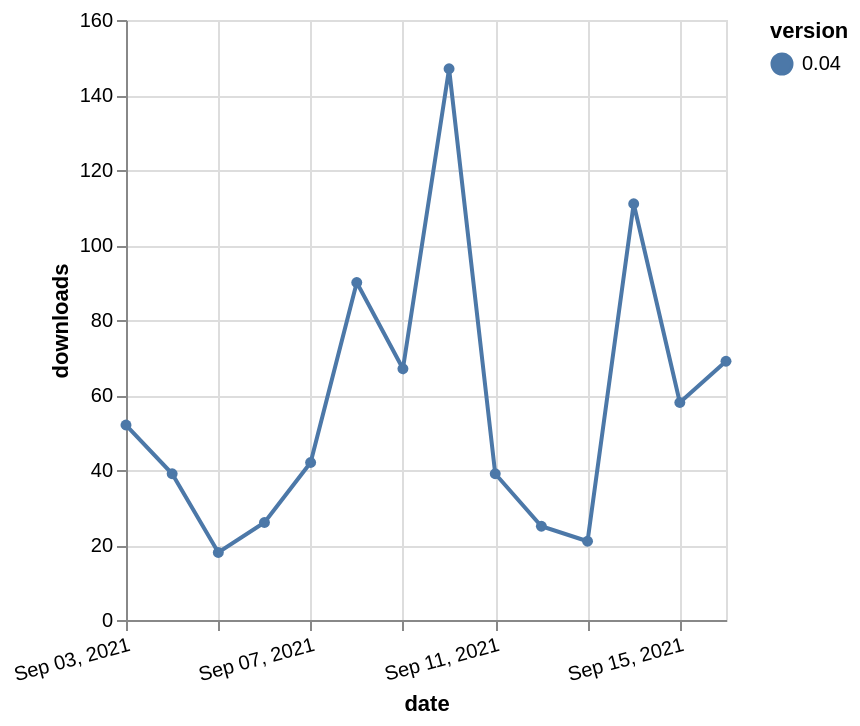

This figure's Vega-Lite source:
### Vega-Lite specification from a JSON file in a GitHub repository (floating-point values rounded to 4 significant figures)
{"$schema": "https://vega.github.io/schema/vega-lite/v5.json", "description": "A simple bar chart with embedded data.", "data": {"values": [{"date": "2021-09-03", "total": 79700, "delta": 52, "version": "0.04"}, {"date": "2021-09-04", "total": 79739, "delta": 39, "version": "0.04"}, {"date": "2021-09-05", "total": 79757, "delta": 18, "version": "0.04"}, {"date": "2021-09-06", "total": 79783, "delta": 26, "version": "0.04"}, {"date": "2021-09-07", "total": 79825, "delta": 42, "version": "0.04"}, {"date": "2021-09-08", "total": 79915, "delta": 90, "version": "0.04"}, {"date": "2021-09-09", "total": 79982, "delta": 67, "version": "0.04"}, {"date": "2021-09-10", "total": 80129, "delta": 147, "version": "0.04"}, {"date": "2021-09-11", "total": 80168, "delta": 39, "version": "0.04"}, {"date": "2021-09-12", "total": 80193, "delta": 25, "version": "0.04"}, {"date": "2021-09-13", "total": 80214, "delta": 21, "version": "0.04"}, {"date": "2021-09-14", "total": 80325, "delta": 111, "version": "0.04"}, {"date": "2021-09-15", "total": 80383, "delta": 58, "version": "0.04"}, {"date": "2021-09-16", "total": 80452, "delta": 69, "version": "0.04"}]}, "width": "container", "mark": {"type": "line", "point": {"filled": true}}, "encoding": {"x": {"field": "date", "type": "temporal", "timeUnit": "yearmonthdate", "title": "date", "axis": {"labelAngle": -15}}, "y": {"field": "delta", "type": "quantitative", "title": "downloads"}, "color": {"field": "version", "type": "nominal"}, "tooltip": {"field": "delta"}}}
